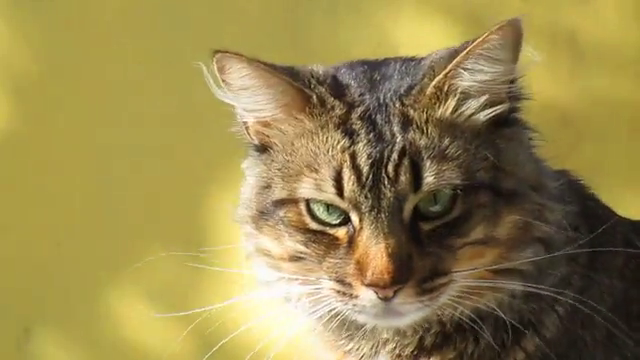
#> input picture frame 28 of video.mp4, 640 x 360 px, given in place of city.mp4, which was not available
$ jupyter execute 12_Quiz.ipynb   (text cells are left out)
#> lines starting #> are read from the running program, lines starting #| are printed output that depends on the picture
[cell 1]
import cv2

cap = cv2.VideoCapture("../images/city.mp4")

fourcc = cv2.VideoWriter_fourcc(*"DIVX")

fps = cap.get(cv2.CAP_PROP_FPS)
width = round(cap.get(cv2.CAP_PROP_FRAME_WIDTH))
height = round(cap.get(cv2.CAP_PROP_FRAME_HEIGHT))

out = cv2.VideoWriter("../images/city_output.avi", fourcc, fps * 4, (height, width))  # 90도 회전 반영

while cap.isOpened():
    ret, frame = cap.read()
#> frame is the input picture: shape (360, 640, 3); mean B, G, R 78.8, 136.5, 152.7
    if not ret:
        break

    rotated_frame = cv2.rotate(frame, cv2.ROTATE_90_COUNTERCLOCKWISE)
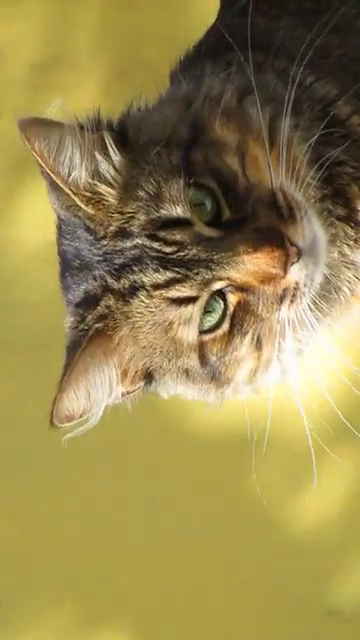
#> rotated_frame: shape (640, 360, 3); mean B, G, R 78.8, 136.5, 152.7

    cv2.imshow("video", rotated_frame)
    out.write(rotated_frame)

    if cv2.waitKey(1) == ord("q"):
#> (key q is pressed here)
        break

out.release()
cap.release()
cv2.destroyAllWindows()


$ run again, starting later in the video
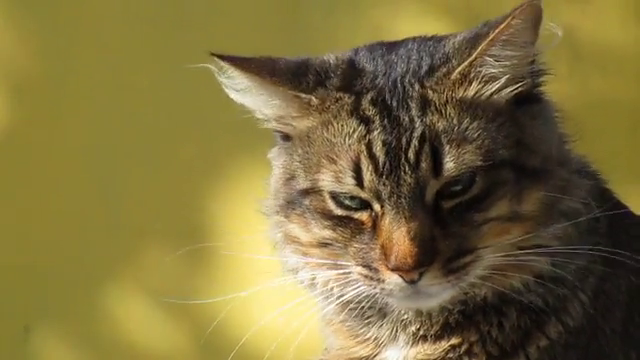
#> input picture frame 128 of video.mp4, 640 x 360 px, given in place of city.mp4, which was not available
#> frame is the input picture: shape (360, 640, 3); mean B, G, R 62.4, 113.5, 127.7
#> `rotated_frame = cv2.rotate(frame, cv2.ROTATE_90_COUNTERCLOCKWISE)`:
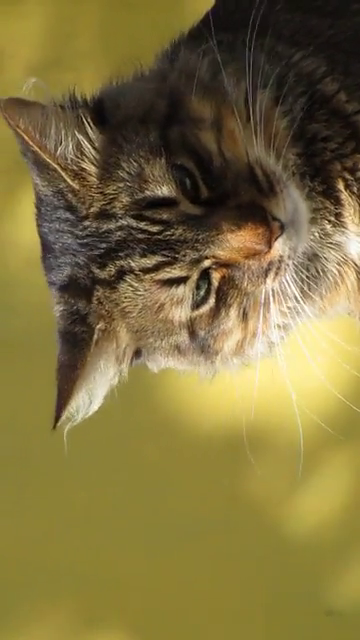
#> rotated_frame: shape (640, 360, 3); mean B, G, R 62.4, 113.5, 127.7

$ run again, starting later in the video
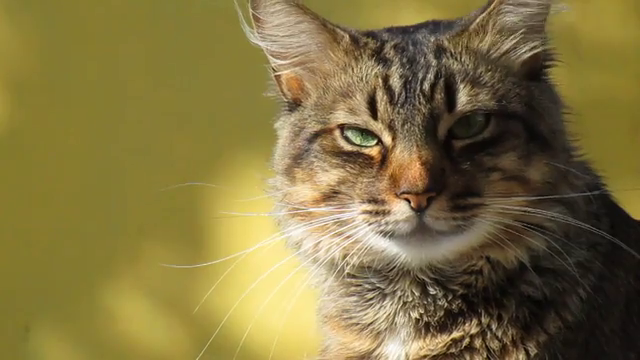
#> input picture frame 228 of video.mp4, 640 x 360 px, given in place of city.mp4, which was not available
#> frame is the input picture: shape (360, 640, 3); mean B, G, R 65.2, 115.5, 129.8
#> `rotated_frame = cv2.rotate(frame, cv2.ROTATE_90_COUNTERCLOCKWISE)`:
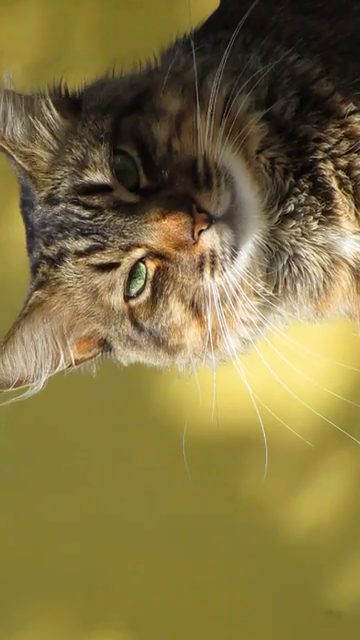
#> rotated_frame: shape (640, 360, 3); mean B, G, R 65.2, 115.5, 129.8
